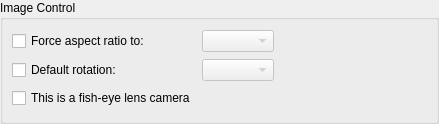
<?xml version="1.0" encoding="UTF-8"?>
<ui version="4.0">
 <class>ImageControlWidget</class>
 <widget class="QWidget" name="ImageControlWidget">
  <property name="geometry">
   <rect>
    <x>0</x>
    <y>0</y>
    <width>439</width>
    <height>124</height>
   </rect>
  </property>
  <property name="windowTitle">
   <string/>
  </property>
  <layout class="QVBoxLayout" name="verticalLayout">
   <property name="leftMargin">
    <number>0</number>
   </property>
   <property name="topMargin">
    <number>0</number>
   </property>
   <property name="rightMargin">
    <number>0</number>
   </property>
   <property name="bottomMargin">
    <number>0</number>
   </property>
   <item>
    <widget class="QGroupBox" name="imageControlGroupBox">
     <property name="title">
      <string>Image Control</string>
     </property>
     <layout class="QGridLayout" name="gridLayout_2">
      <item row="0" column="0">
       <widget class="QCheckBox" name="forceArCheckBox">
        <property name="text">
         <string>Force aspect ratio to:</string>
        </property>
       </widget>
      </item>
      <item row="0" column="1">
       <layout class="QHBoxLayout" name="horizontalLayout_4">
        <item>
         <widget class="QComboBox" name="forceArComboBox">
          <property name="enabled">
           <bool>false</bool>
          </property>
         </widget>
        </item>
        <item>
         <spacer name="horizontalSpacer">
          <property name="orientation">
           <enum>Qt::Horizontal</enum>
          </property>
          <property name="sizeHint" stdset="0">
           <size>
            <width>40</width>
            <height>20</height>
           </size>
          </property>
         </spacer>
        </item>
       </layout>
      </item>
      <item row="1" column="0">
       <widget class="QCheckBox" name="forceRotationCheckBox">
        <property name="text">
         <string>Default rotation:</string>
        </property>
       </widget>
      </item>
      <item row="1" column="1">
       <layout class="QHBoxLayout" name="horizontalLayout_6">
        <item>
         <widget class="QComboBox" name="forceRotationComboBox">
          <property name="enabled">
           <bool>false</bool>
          </property>
         </widget>
        </item>
        <item>
         <spacer name="horizontalSpacer_2">
          <property name="orientation">
           <enum>Qt::Horizontal</enum>
          </property>
          <property name="sizeHint" stdset="0">
           <size>
            <width>40</width>
            <height>20</height>
           </size>
          </property>
         </spacer>
        </item>
       </layout>
      </item>
      <item row="2" column="0">
       <widget class="QCheckBox" name="fisheyeCheckBox">
        <property name="text">
         <string>This is a fish-eye lens camera</string>
        </property>
       </widget>
      </item>
     </layout>
    </widget>
   </item>
  </layout>
 </widget>
 <resources/>
 <connections/>
</ui>
